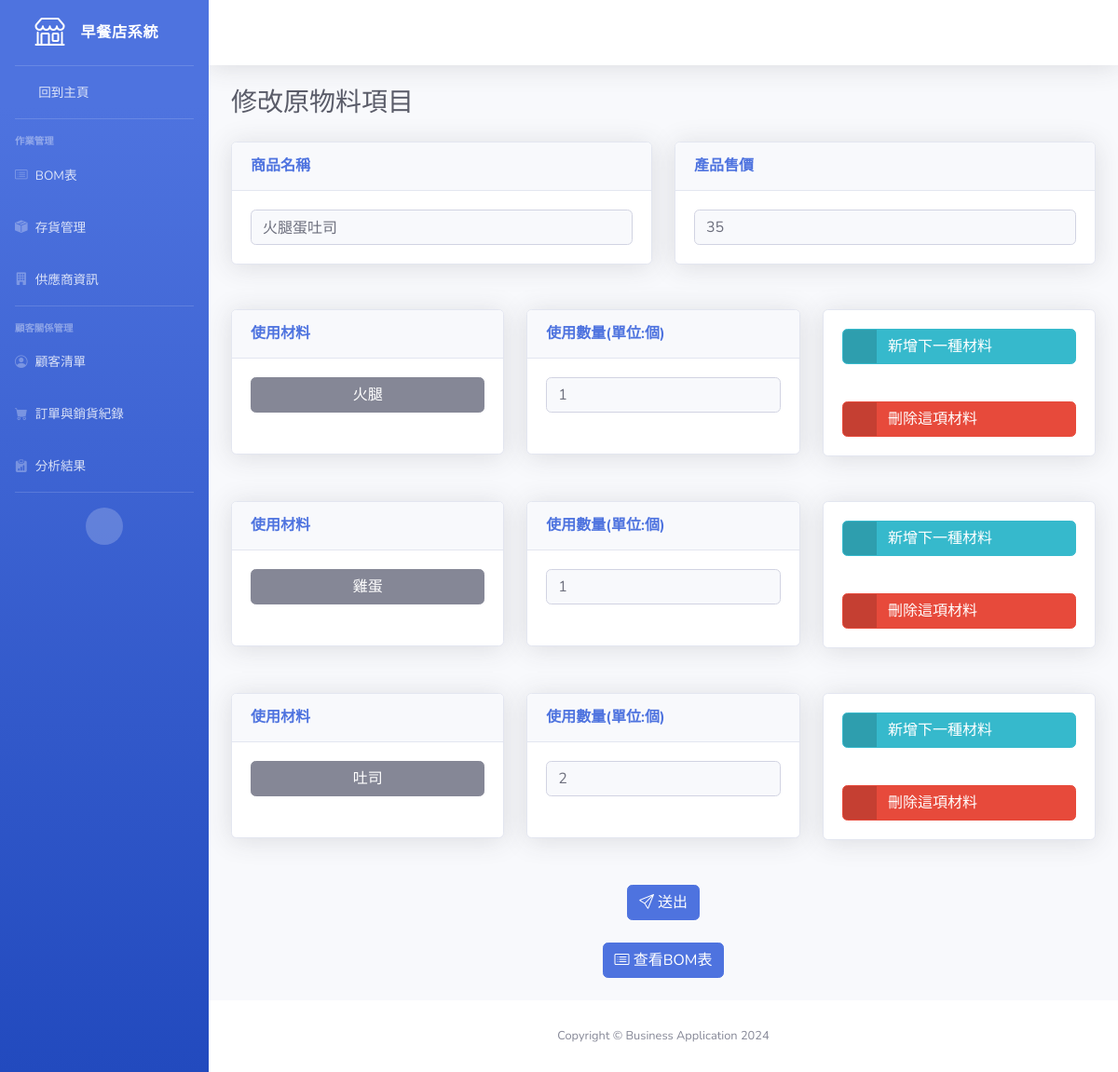
The page /editProduct/34/ on the database its author committed.
### functions/models/product.py (models this page shows, shortened)
class Product(models.Model):
    productName = models.CharField(max_length=50, blank=False, null=False, unique=True)
    productPrice = models.IntegerField(validators=[MinValueValidator(1)], blank=False, null=False)

### functions/models/ingredient.py (models this page shows, shortened)
class Ingredient(models.Model):
    material = models.ForeignKey("functions.Material", on_delete=models.CASCADE, related_name="ingredientMaterial")
    product = models.ForeignKey("functions.Product", on_delete=models.CASCADE, related_name="ingredientProduct")
    unit = models.IntegerField(validators=[MinValueValidator(1)], blank=False, null=False)
    cost = models.IntegerField(blank=True, null=True)

### functions/models/material.py (models this page shows, shortened)
class Material(models.Model):
    materialName = models.CharField(max_length=50, blank=False, null=False, unique=True)
    packAmount = models.IntegerField(validators=[MinValueValidator(1)], blank=False, null=False)
    packPrice = models.IntegerField(validators=[MinValueValidator(1)], blank=False, null=False)
    validDay = models.IntegerField(validators=[MinValueValidator(1)], blank=False, null=False, default=1)
    shipDay = models.IntegerField(validators=[MinValueValidator(1)], blank=False, null=False, default=1)
    unitPrice = models.IntegerField(blank=True, null=True)
    lowestAmount = models.IntegerField(blank=True, null=True)

### functions/views.py (the view)
# urls.py: path('editProduct/<int:productID>/', views.editProduct, name='editProduct'),
def editProduct(request, productID):
    print(f"Editing product with ID: {productID}")
    product = get_object_or_404(Product, id=productID)
    ingredients = Ingredient.objects.filter(product=product)
    materials = Material.objects.all() # 獲取所有可用的材料選項
    return render(request, 'updateBOM.html', {'product': product, 'ingredients': ingredients, 'materials': materials})

### functions/templates/updateBOM.html (shortened to what this page needs)
{% load static %}
<!DOCTYPE html>
<html lang="en">
<head>
    <link href="{% static 'vendor/fontawesome-free/css/all.min.css' %}" rel="stylesheet" type="text/css">
    <link href="{% static 'css/sb-admin-2.min.css' %}" rel="stylesheet">
    <link href="https://cdn.jsdelivr.net/npm/bootstrap-icons/font/bootstrap-icons.css" rel="stylesheet">
</head>
<body id="page-top">
    <div id="wrapper">
        <ul class="navbar-nav bg-gradient-primary sidebar sidebar-dark accordion" id="accordionSidebar">
            <a class="sidebar-brand d-flex align-items-center justify-content-center" href="{% url 'index' %}">
                <div class="sidebar-brand-icon">
                    <i class="bi bi-shop"></i>
                </div>
                <div class="sidebar-brand-text mx-3">早餐店系統</div>
            </a>
            <hr class="sidebar-divider my-0">
            <li class="nav-item">
                <a class="nav-link" href="{% url 'index' %}">
                    <i class="fas fa-fw fa-tachometer-alt"></i>
                    <span>回到主頁</span></a>
            </li>
            <hr class="sidebar-divider">
            <div class="sidebar-heading">
                作業管理
            </div>
            <li class="nav-item">
                <a class="nav-link collapsed" data-toggle="collapse" data-target="#BOM"
                    aria-expanded="true" aria-controls="BOM">
                    <i class="bi bi-card-list"></i>
                    <span>BOM表</span>
                </a>
            </li>
            <li class="nav-item">
                <a class="nav-link collapsed" data-toggle="collapse" data-target="#inventory"
                    aria-expanded="true" aria-controls="inventory">
                    <i class="bi bi-box-seam-fill"></i>
                    <span>存貨管理</span>
                </a>
            </li>
            <li class="nav-item">
                <a class="nav-link collapsed" data-toggle="collapse" data-target="#suppliers"
                    aria-expanded="true" aria-controls="suppliers">
                    <i class="bi bi-building-fill"></i>
                    <span>供應商資訊</span>
                </a>
            </li>
            <hr class="sidebar-divider">
            <div class="sidebar-heading">
                顧客關係管理
            </div>
            <li class="nav-item">
                <a class="nav-link collapsed" data-toggle="collapse" data-target="#customer" aria-expanded="false" aria-controls="customer">
                    <i class="bi bi-person-circle"></i>
                    <span>顧客清單</span>
                </a>
            </li>
            <li class="nav-item">
                <a class="nav-link collapsed" data-toggle="collapse" data-target="#order" aria-expanded="false" aria-controls="order">
                    <i class="bi bi-cart-fill"></i>
                    <span>訂單與銷貨紀錄</span>
                </a>
            </li>
            <li class="nav-item">
                <a class="nav-link" href="{% url 'analysis' %}">
                    <i class="bi bi-clipboard-data-fill"></i>
                    <span>分析結果</span>
                </a>
            </li>
            <hr class="sidebar-divider d-none d-md-block">
            <div class="text-center d-none d-md-inline">
                <button class="rounded-circle border-0" id="sidebarToggle"></button>
            </div>
        </ul>
        <div id="content-wrapper" class="d-flex flex-column">
            <div id="content">
                <nav class="navbar navbar-expand navbar-light bg-white topbar mb-4 static-top shadow">
                </nav>
                <div id="formContainer" class="container-fluid">
                    <h1 class="h3 mb-0 text-gray-800 mb-4">修改原物料項目</h1>
                    <form id="updateBOMForm" method="post">
                        <div id="inputRowContainer">
                            <div class="row input-row">
                                <div class="col-lg-6 mb-4">
                                    <div class="card shadow mb-4">
                                        <div class="card-header py-3">
                                            <h6 class="m-0 font-weight-bold text-primary">商品名稱</h6>
                                        </div>
                                        <div class="card-body">
                                            <div class="input-group">
                                                <input type="text" id="productName" class="productName form-control bg-light border-1 small" value="{{ product.productName }}" readonly="readonly">
                                            </div>
                                        </div>
                                    </div>
                                </div>
                                <div class="col-lg-6 mb-4">
                                    <div class="card shadow mb-4">
                                        <div class="card-header py-3">
                                            <h6 class="m-0 font-weight-bold text-primary">產品售價</h6>
                                        </div>
                                        <div class="card-body">
                                            <div class="input-group">
                                                <input type="number" id="productPrice" class="productPrice form-control bg-light border-1 small" value="{{ product.productPrice }}" min="1" required>
                                            </div>
                                        </div>
                                    </div>
                                </div>
                            </div>
                            <div id="materialContainer">
                                {% for ingredient in ingredients %}
                                    <div class="row input-row">
                                        <div class="col-lg-4 mb-4">
                                            <div class="card shadow mb-4">
                                                <div class="card-header py-3">
                                                    <h6 class="m-0 font-weight-bold text-primary">使用材料</h6>
                                                </div>
                                                <div class="card-body">
                                                    <div class="dropdown materialName no-arrow mb-4">
                                                        <button class="materialDropdown col-lg-12 btn btn-secondary dropdown-toggle" type="button" data-toggle="dropdown" aria-haspopup="true" aria-expanded="false">
                                                            {{ ingredient.material.materialName }}
                                                        </button>
                                                    </div>
                                                </div>
                                            </div>
                                        </div>
                                        <div class="col-lg-4 mb-4">
                                            <div class="card shadow mb-4">
                                                <div class="card-header py-3">
                                                    <h6 class="m-0 font-weight-bold text-primary">使用數量(單位:個)</h6>
                                                </div>
                                                <div class="card-body">
                                                    <div class="input-group">
                                                        <input type="number" class="unit form-control bg-light border-1 small" value="{{ ingredient.unit }}" min="1" required>
                                                    </div>
                                                    <div><br></div>
                                                </div>
                                            </div>
                                        </div>
                                        <div class="col-lg-4 mb-4">
                                            <div class="card shadow mb-4">
                                                <div class="card-body">
                                                    <a class="col-lg-12 d-flex justify-content-start addRowButton btn btn-info btn-icon-split">
                                                        <span class="icon text-white-50">
                                                            <i class="fas fa-info-circle"></i>
                                                        </span>
                                                        <span class="text">新增下一種材料</span>
                                                    </a>
                                                </div>
                                                <div class="card-body">
                                                    <a class="col-lg-12 d-flex justify-content-start deleteButton btn btn-danger btn-icon-split">
                                                        <span class="icon text-white-50">
                                                            <i class="fas fa-trash"></i>
                                                        </span>
                                                        <span class="text">刪除這項材料</span>
                                                    </a>
                                                </div>
                                            </div>
                                        </div>
                                    </div>
                                {% endfor %}
                            </div>
                        </div>
                        <div class="row">
                            <div class="col-lg-4 mb-4"></div>
                            <div class="col-lg-4 mb-4 d-flex justify-content-center">
                                <button class="btn btn-primary" type="submit">
                                    <i class="bi bi-send"></i> 送出
                                </button>
                            </div>
                            <div class="col-lg-4 mb-4"></div>
                        </div>
                    </form>
                    <div class="row">
                        <div class="col-lg-4 mb-4"></div>
                        <div class="col-lg-4 mb-4 d-flex justify-content-center">
                            <a href="{% url 'showBOM' %}">
                                <button class="btn btn-primary" type="submit">
                                    <i class="bi bi-card-list"></i> 查看BOM表
                                </button>
                            </a>
                        </div>
                        <div class="col-lg-4 mb-4"></div>
                    </div>
                </div>
            </div>
            <footer class="sticky-footer bg-white">
                <div class="container my-auto">
                    <div class="copyright text-center my-auto">
                        <span>Copyright &copy; Business Application 2024</span>
                    </div>
                </div>
            </footer>
        </div>
    </div>
</body>
</html>

### rows shown on the page
Product: productName "火腿蛋吐司", productPrice "35"
Ingredient: material.materialName "火腿", unit "1"
Ingredient: material.materialName "雞蛋", unit "1"
Ingredient: material.materialName "吐司", unit "2"
